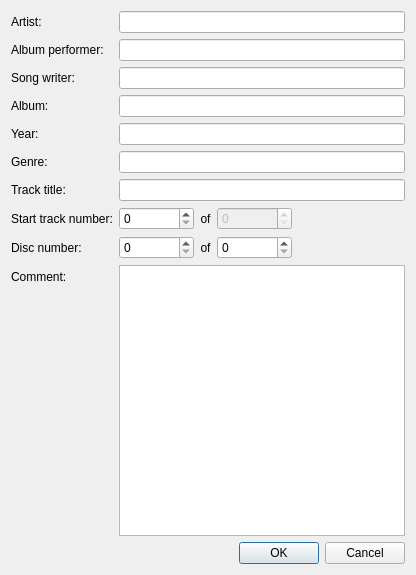
<?xml version="1.0" encoding="UTF-8"?>
<ui version="4.0">
 <class>TagEditor</class>
 <widget class="QDialog" name="TagEditor">
  <property name="geometry">
   <rect>
    <x>0</x>
    <y>0</y>
    <width>416</width>
    <height>575</height>
   </rect>
  </property>
  <property name="windowTitle">
   <string comment="Dialog title">Edit tags</string>
  </property>
  <layout class="QVBoxLayout" name="verticalLayout">
   <item>
    <layout class="QFormLayout" name="formLayout">
     <item row="0" column="0">
      <widget class="QLabel" name="trackPerformerLabel">
       <property name="text">
        <string>Artist:</string>
       </property>
      </widget>
     </item>
     <item row="0" column="1">
      <widget class="MultiValuesLineEdit" name="performerEdit"/>
     </item>
     <item row="1" column="0">
      <widget class="QLabel" name="diskAPerformerLabel">
       <property name="text">
        <string comment="Music tag name" extracomment="Music tag name">Album performer:</string>
       </property>
      </widget>
     </item>
     <item row="1" column="1">
      <widget class="MultiValuesLineEdit" name="albumPerformerEdit"/>
     </item>
     <item row="2" column="0">
      <widget class="QLabel" name="trackSongWriterLabel">
       <property name="text">
        <string>Song writer:</string>
       </property>
      </widget>
     </item>
     <item row="2" column="1">
      <widget class="MultiValuesLineEdit" name="songWriterEdit"/>
     </item>
     <item row="3" column="0">
      <widget class="QLabel" name="diskAlbumLabel">
       <property name="text">
        <string comment="Music tag name" extracomment="Music tag name">Album:</string>
       </property>
      </widget>
     </item>
     <item row="3" column="1">
      <widget class="MultiValuesLineEdit" name="albumEdit"/>
     </item>
     <item row="4" column="0">
      <widget class="QLabel" name="trackDateLabel">
       <property name="text">
        <string>Year:</string>
       </property>
      </widget>
     </item>
     <item row="4" column="1">
      <widget class="MultiValuesLineEdit" name="dateEdit"/>
     </item>
     <item row="5" column="0">
      <widget class="QLabel" name="trackGnreLabel">
       <property name="text">
        <string>Genre:</string>
       </property>
      </widget>
     </item>
     <item row="5" column="1">
      <widget class="MultiValuesLineEdit" name="genreEdit"/>
     </item>
     <item row="6" column="0">
      <widget class="QLabel" name="trackTitleLabel">
       <property name="text">
        <string>Track title:</string>
       </property>
      </widget>
     </item>
     <item row="6" column="1">
      <widget class="TrackTagLineEdit" name="trackTitleEdit"/>
     </item>
     <item row="7" column="0">
      <widget class="QLabel" name="diskTracksNumsLabel">
       <property name="text">
        <string comment="Music tag name" extracomment="Music tag name">Start track number:</string>
       </property>
      </widget>
     </item>
     <item row="7" column="1">
      <layout class="QHBoxLayout" name="horizontalLayout_2">
       <item>
        <widget class="MultiValuesSpinBox" name="startTrackEdit">
         <property name="minimumSize">
          <size>
           <width>75</width>
           <height>0</height>
          </size>
         </property>
        </widget>
       </item>
       <item>
        <widget class="QLabel" name="label_2">
         <property name="text">
          <string>of</string>
         </property>
         <property name="alignment">
          <set>Qt::AlignmentFlag::AlignCenter</set>
         </property>
        </widget>
       </item>
       <item>
        <widget class="MultiValuesSpinBox" name="trackCountEdit">
         <property name="enabled">
          <bool>false</bool>
         </property>
         <property name="minimumSize">
          <size>
           <width>75</width>
           <height>0</height>
          </size>
         </property>
        </widget>
       </item>
       <item>
        <spacer name="horizontalSpacer">
         <property name="orientation">
          <enum>Qt::Orientation::Horizontal</enum>
         </property>
         <property name="sizeHint" stdset="0">
          <size>
           <width>40</width>
           <height>20</height>
          </size>
         </property>
        </spacer>
       </item>
      </layout>
     </item>
     <item row="8" column="0">
      <widget class="QLabel" name="diskNumsLabel">
       <property name="text">
        <string comment="Music tag name" extracomment="Music tag name">Disc number:</string>
       </property>
      </widget>
     </item>
     <item row="8" column="1">
      <layout class="QHBoxLayout" name="horizontalLayout_3">
       <item>
        <widget class="MultiValuesSpinBox" name="diskNumEdit">
         <property name="minimumSize">
          <size>
           <width>75</width>
           <height>0</height>
          </size>
         </property>
        </widget>
       </item>
       <item>
        <widget class="QLabel" name="label_3">
         <property name="text">
          <string>of</string>
         </property>
         <property name="alignment">
          <set>Qt::AlignmentFlag::AlignCenter</set>
         </property>
        </widget>
       </item>
       <item>
        <widget class="MultiValuesSpinBox" name="diskCountEdit">
         <property name="minimumSize">
          <size>
           <width>75</width>
           <height>0</height>
          </size>
         </property>
        </widget>
       </item>
       <item>
        <spacer name="horizontalSpacer_2">
         <property name="orientation">
          <enum>Qt::Orientation::Horizontal</enum>
         </property>
         <property name="sizeHint" stdset="0">
          <size>
           <width>40</width>
           <height>20</height>
          </size>
         </property>
        </spacer>
       </item>
      </layout>
     </item>
     <item row="9" column="0">
      <widget class="QLabel" name="trackCommentLabel">
       <property name="text">
        <string>Comment:</string>
       </property>
      </widget>
     </item>
     <item row="9" column="1">
      <widget class="MultiValuesTextEdit" name="commentEdit"/>
     </item>
    </layout>
   </item>
   <item>
    <widget class="QDialogButtonBox" name="buttonBox">
     <property name="orientation">
      <enum>Qt::Orientation::Horizontal</enum>
     </property>
     <property name="standardButtons">
      <set>QDialogButtonBox::StandardButton::Cancel|QDialogButtonBox::StandardButton::Ok</set>
     </property>
    </widget>
   </item>
  </layout>
 </widget>
 <customwidgets>
  <customwidget>
   <class>MultiValuesSpinBox</class>
   <extends>QSpinBox</extends>
   <header>controls.h</header>
  </customwidget>
  <customwidget>
   <class>MultiValuesLineEdit</class>
   <extends>QLineEdit</extends>
   <header>controls.h</header>
  </customwidget>
  <customwidget>
   <class>MultiValuesTextEdit</class>
   <extends>QTextEdit</extends>
   <header>controls.h</header>
  </customwidget>
  <customwidget>
   <class>TrackTagLineEdit</class>
   <extends>QLineEdit</extends>
   <header>controls.h</header>
  </customwidget>
 </customwidgets>
 <resources/>
 <connections>
  <connection>
   <sender>buttonBox</sender>
   <signal>accepted()</signal>
   <receiver>TagEditor</receiver>
   <slot>accept()</slot>
   <hints>
    <hint type="sourcelabel">
     <x>248</x>
     <y>254</y>
    </hint>
    <hint type="destinationlabel">
     <x>157</x>
     <y>274</y>
    </hint>
   </hints>
  </connection>
  <connection>
   <sender>buttonBox</sender>
   <signal>rejected()</signal>
   <receiver>TagEditor</receiver>
   <slot>reject()</slot>
   <hints>
    <hint type="sourcelabel">
     <x>316</x>
     <y>260</y>
    </hint>
    <hint type="destinationlabel">
     <x>286</x>
     <y>274</y>
    </hint>
   </hints>
  </connection>
 </connections>
</ui>
